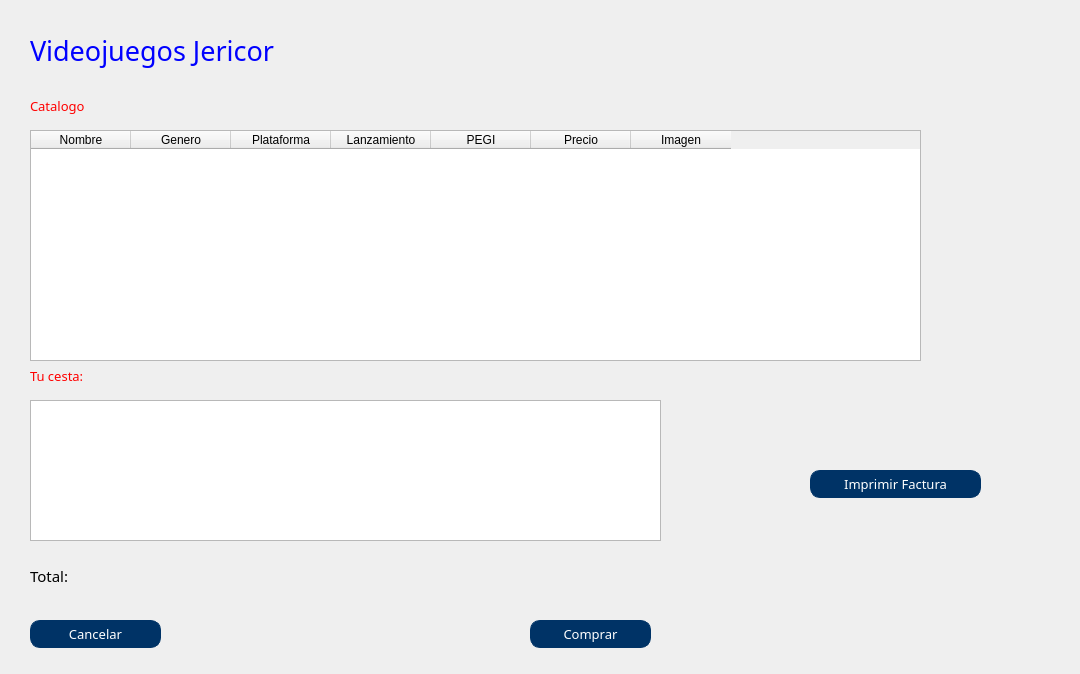
<?xml version="1.0" encoding="UTF-8"?>
<ui version="4.0">
 <class>MainWindow</class>
 <widget class="QMainWindow" name="MainWindow">
  <property name="geometry">
   <rect>
    <x>0</x>
    <y>0</y>
    <width>1080</width>
    <height>674</height>
   </rect>
  </property>
  <property name="windowTitle">
   <string>Tienda de Videojuegos</string>
  </property>
  <property name="windowIcon">
   <iconset>
    <normaloff>Imagenes/mando.png</normaloff>Imagenes/mando.png</iconset>
  </property>
  <property name="toolButtonStyle">
   <enum>Qt::ToolButtonTextUnderIcon</enum>
  </property>
  <widget class="QWidget" name="centralwidget">
   <widget class="QListWidget" name="cestaPedido">
    <property name="geometry">
     <rect>
      <x>30</x>
      <y>400</y>
      <width>631</width>
      <height>141</height>
     </rect>
    </property>
   </widget>
   <widget class="QPushButton" name="Comprar">
    <property name="enabled">
     <bool>false</bool>
    </property>
    <property name="geometry">
     <rect>
      <x>530</x>
      <y>620</y>
      <width>121</width>
      <height>28</height>
     </rect>
    </property>
    <property name="font">
     <font>
      <family>Impact</family>
      <pointsize>10</pointsize>
     </font>
    </property>
    <property name="cursor">
     <cursorShape>PointingHandCursor</cursorShape>
    </property>
    <property name="styleSheet">
     <string notr="true">QPushButton
{
  	border-style: solid;
	border-width: 1px;
	border-color: rgb(0, 51, 102);
	background-color: rgb(0, 51, 102);
	color: rgb(255, 255, 255);
	border-radius: 10px;
}
QPushButton:hover
{
   	color: rgb(255, 0, 0);
}</string>
    </property>
    <property name="text">
     <string>Comprar</string>
    </property>
    <property name="icon">
     <iconset>
      <normaloff>Imagenes/comprar.png</normaloff>Imagenes/comprar.png</iconset>
    </property>
   </widget>
   <widget class="QPushButton" name="Cancelar">
    <property name="geometry">
     <rect>
      <x>30</x>
      <y>620</y>
      <width>131</width>
      <height>28</height>
     </rect>
    </property>
    <property name="font">
     <font>
      <family>Impact</family>
      <pointsize>10</pointsize>
     </font>
    </property>
    <property name="cursor">
     <cursorShape>PointingHandCursor</cursorShape>
    </property>
    <property name="styleSheet">
     <string notr="true">QPushButton
{
  	border-style: solid;
	border-width: 1px;
	border-color: rgb(0, 51, 102);
	background-color: rgb(0, 51, 102);
	color: rgb(255, 255, 255);
	border-radius: 10px;
}
QPushButton:hover
{
   	color: rgb(255, 0, 0);
}</string>
    </property>
    <property name="text">
     <string>Cancelar</string>
    </property>
    <property name="icon">
     <iconset>
      <normaloff>Imagenes/cancelar.png</normaloff>Imagenes/cancelar.png</iconset>
    </property>
   </widget>
   <widget class="QPushButton" name="Factura">
    <property name="enabled">
     <bool>false</bool>
    </property>
    <property name="geometry">
     <rect>
      <x>810</x>
      <y>470</y>
      <width>171</width>
      <height>28</height>
     </rect>
    </property>
    <property name="font">
     <font>
      <family>Impact</family>
      <pointsize>10</pointsize>
      <weight>50</weight>
      <bold>false</bold>
     </font>
    </property>
    <property name="cursor">
     <cursorShape>PointingHandCursor</cursorShape>
    </property>
    <property name="styleSheet">
     <string notr="true">QPushButton
{
  	border-style: solid;
	border-width: 1px;
	border-color: rgb(0, 51, 102);
	background-color: rgb(0, 51, 102);
	color: rgb(255, 255, 255);
	border-radius: 10px;
}
QPushButton:hover
{
   	color: rgb(255, 0, 0);
}</string>
    </property>
    <property name="text">
     <string>Imprimir Factura</string>
    </property>
    <property name="icon">
     <iconset>
      <normaloff>Imagenes/imprimir.png</normaloff>Imagenes/imprimir.png</iconset>
    </property>
   </widget>
   <widget class="QLabel" name="label">
    <property name="geometry">
     <rect>
      <x>30</x>
      <y>30</y>
      <width>321</width>
      <height>41</height>
     </rect>
    </property>
    <property name="font">
     <font>
      <family>Impact</family>
      <pointsize>20</pointsize>
     </font>
    </property>
    <property name="styleSheet">
     <string notr="true">color:blue</string>
    </property>
    <property name="text">
     <string>Videojuegos Jericor</string>
    </property>
   </widget>
   <widget class="QLabel" name="label_2">
    <property name="geometry">
     <rect>
      <x>30</x>
      <y>90</y>
      <width>181</width>
      <height>31</height>
     </rect>
    </property>
    <property name="font">
     <font>
      <family>Impact</family>
      <pointsize>10</pointsize>
     </font>
    </property>
    <property name="styleSheet">
     <string notr="true">color:red</string>
    </property>
    <property name="text">
     <string>Catalogo</string>
    </property>
   </widget>
   <widget class="QLabel" name="label_3">
    <property name="geometry">
     <rect>
      <x>30</x>
      <y>360</y>
      <width>161</width>
      <height>31</height>
     </rect>
    </property>
    <property name="font">
     <font>
      <family>Impact</family>
      <pointsize>10</pointsize>
     </font>
    </property>
    <property name="styleSheet">
     <string notr="true">color:red</string>
    </property>
    <property name="text">
     <string>Tu cesta:</string>
    </property>
   </widget>
   <widget class="QTableWidget" name="ProductosTabla">
    <property name="geometry">
     <rect>
      <x>30</x>
      <y>130</y>
      <width>891</width>
      <height>231</height>
     </rect>
    </property>
    <column>
     <property name="text">
      <string>Nombre</string>
     </property>
    </column>
    <column>
     <property name="text">
      <string>Genero</string>
     </property>
    </column>
    <column>
     <property name="text">
      <string>Plataforma</string>
     </property>
    </column>
    <column>
     <property name="text">
      <string>Lanzamiento</string>
     </property>
    </column>
    <column>
     <property name="text">
      <string>PEGI</string>
     </property>
    </column>
    <column>
     <property name="text">
      <string>Precio</string>
     </property>
    </column>
    <column>
     <property name="text">
      <string>Imagen</string>
     </property>
    </column>
   </widget>
   <widget class="QLabel" name="label_4">
    <property name="geometry">
     <rect>
      <x>30</x>
      <y>560</y>
      <width>91</width>
      <height>31</height>
     </rect>
    </property>
    <property name="font">
     <font>
      <family>Impact</family>
      <pointsize>11</pointsize>
     </font>
    </property>
    <property name="text">
     <string>Total:</string>
    </property>
   </widget>
   <widget class="QLabel" name="precioFinal">
    <property name="geometry">
     <rect>
      <x>110</x>
      <y>570</y>
      <width>371</width>
      <height>16</height>
     </rect>
    </property>
    <property name="font">
     <font>
      <pointsize>11</pointsize>
     </font>
    </property>
    <property name="text">
     <string/>
    </property>
   </widget>
   <widget class="QLabel" name="label_5">
    <property name="geometry">
     <rect>
      <x>310</x>
      <y>0</y>
      <width>121</width>
      <height>91</height>
     </rect>
    </property>
    <property name="text">
     <string/>
    </property>
    <property name="pixmap">
     <pixmap>Imagenes/mando.png</pixmap>
    </property>
    <property name="scaledContents">
     <bool>true</bool>
    </property>
   </widget>
  </widget>
 </widget>
 <resources/>
 <connections/>
</ui>
